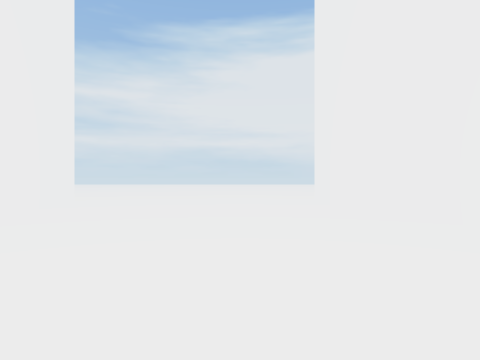
view 1 (above)

17 first-person views from a walk through a scene from a Unity 3-D project. The camera is 1.3 m above the floor, looks level and sees 75° across. The floor is counted in squares, 2 m on a side. Each view is taken from the middle of a square. On the plan, view 1 faces up. The plan holds only what a view shows up to about 10 squares ahead; the rest is blank. The place goes on beyond the plan. The player character is not drawn. Surface patterns are stand-ins for the level's own textures.

view 2
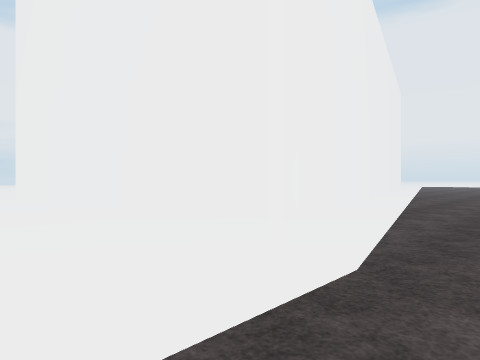

view 3
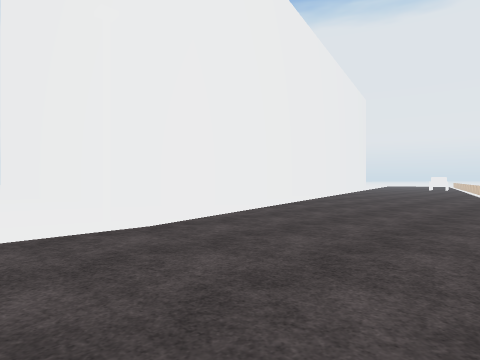

view 4
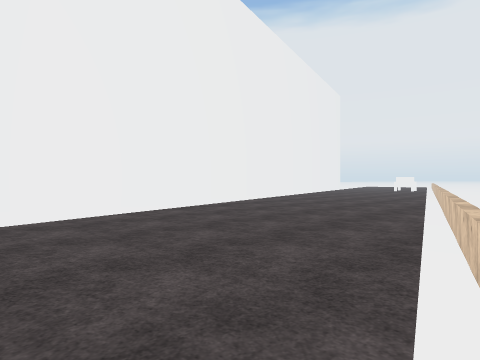

view 5
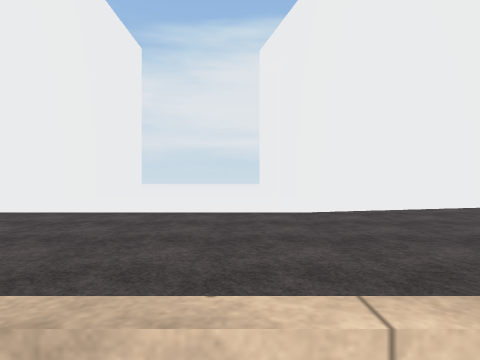

view 6
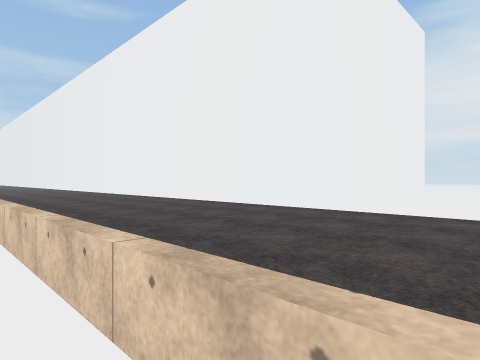

view 7
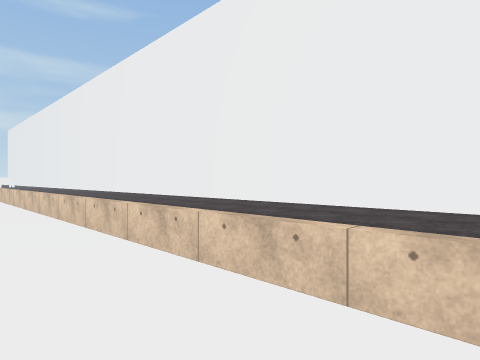

view 8
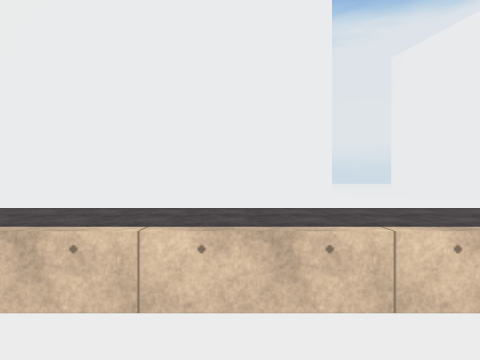

view 9
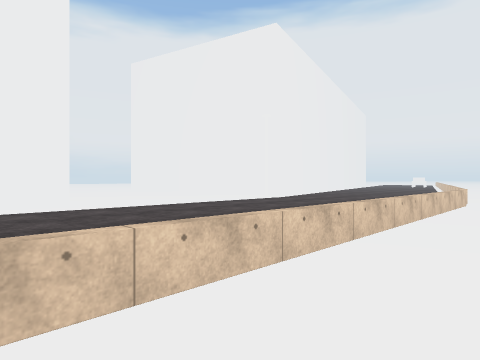

view 10
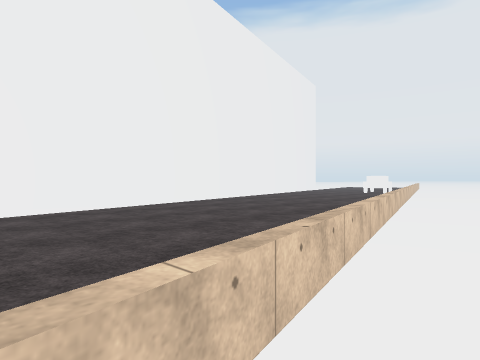

view 11
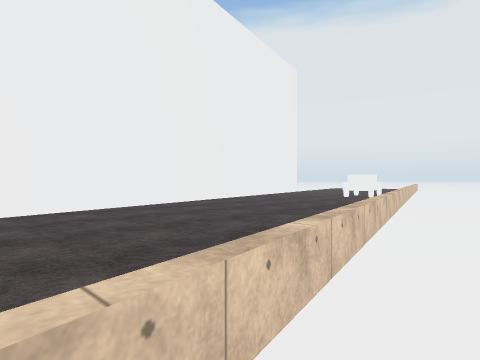

view 12
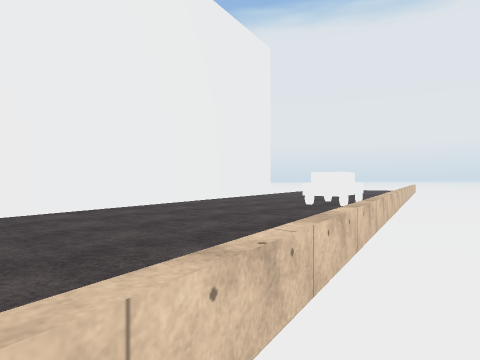

view 13
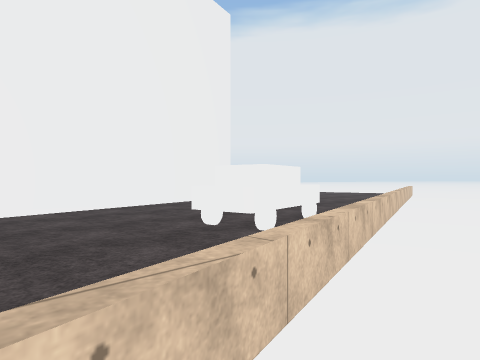

view 14
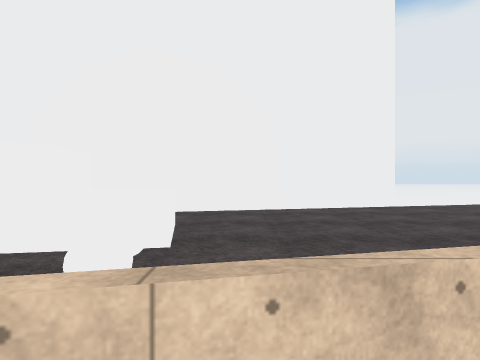

view 15
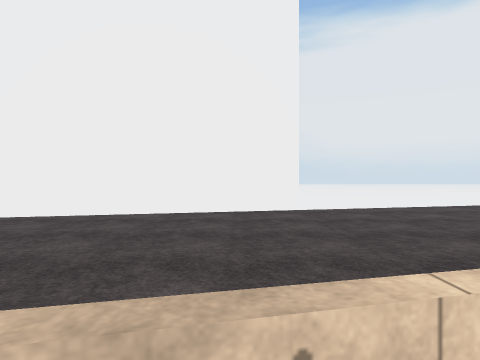

view 16
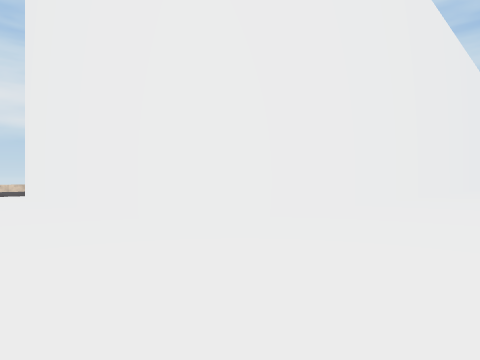

view 17
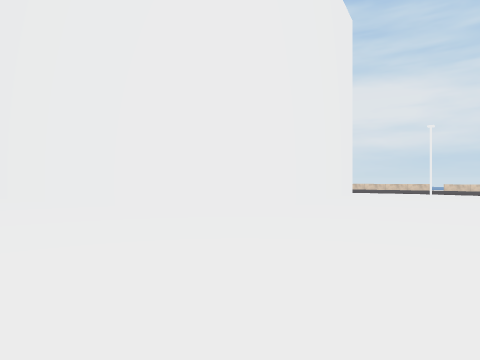

### Floor plan
Key: @ floor where view 1 was taken; # wall or solid block; . floor; = window, fence, low wall or low ledge; ^ raised ledge; O other object.
Columns run from 12 left of view 1 to 30 right of it. Each row starts with its distance up from view 1.
 13           .....
 12       ...............
 11 .......................#
 10 ...................#####
  9 ...............#####
  8 ########.......#
  7        #.......#                         ..
  6        #.......#                         ..
  5        #.......##                   #####..
  4        #........#               #####......
  3        #........#           #####..........
  2        #........#       #####..............
  1        #........##  #####..................
  0        #....@....####......................
 -1 ########..................................
 -2 ..................................OO...==^=
 -3 ..............#....................==^=....
 -4 ...............................==^=.......
 -5 ...........................==^=.......
 -6 .......................==^=.......
 -7 ...................==^=.......
 -8 ===============.=^=.....
 -9 ................
-10      .....

Where each view was taken, in squares from view 1:
view 1: 0 up, 0 right, facing up
view 2: 4 down, 0 right, facing up-right
view 3: 7 down, 0 right, facing up-right
view 4: 8 down, 3 right, facing up-right
view 5: 9 down, 1 right, facing up
view 6: 9 down, 0 right, facing up-left
view 7: 10 down, 3 left, facing up-left
view 8: 10 down, 7 left, facing up
view 9: 10 down, 7 left, facing up-right
view 10: 8 down, 7 right, facing up-right
view 11: 7 down, 11 right, facing up-right
view 12: 6 down, 15 right, facing up-right
view 13: 5 down, 19 right, facing up-right
view 14: 4 down, 24 right, facing up
view 15: 3 down, 27 right, facing up
view 16: 12 up, 2 left, facing down-left
view 17: 13 up, 2 left, facing down-right
